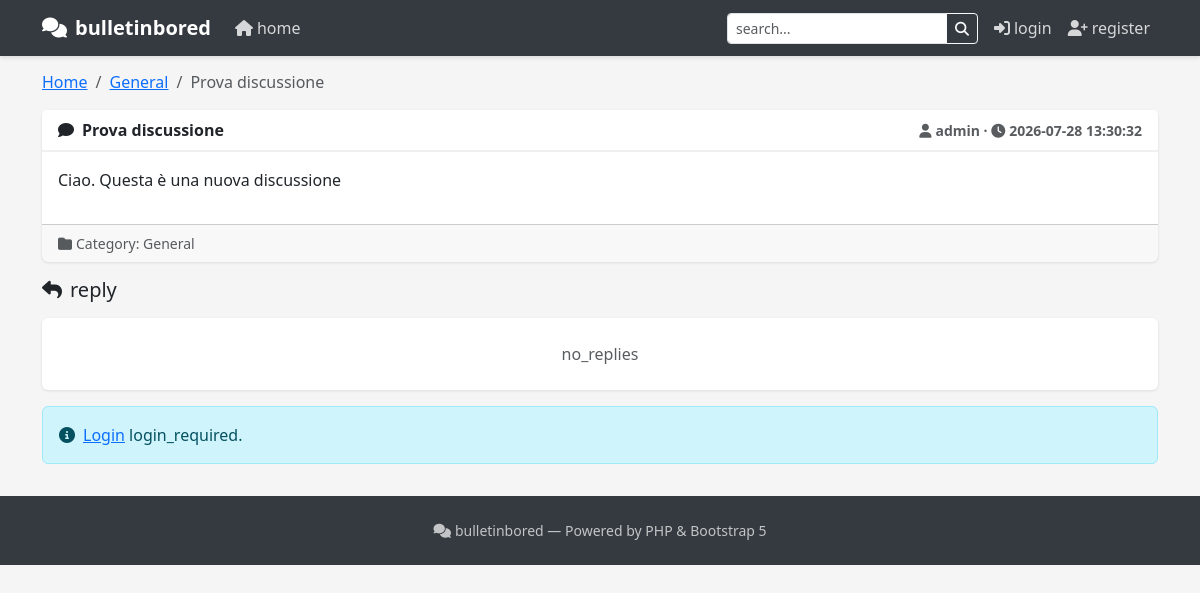
/thread/1-ciao, run on an earlier commit of the app's database.
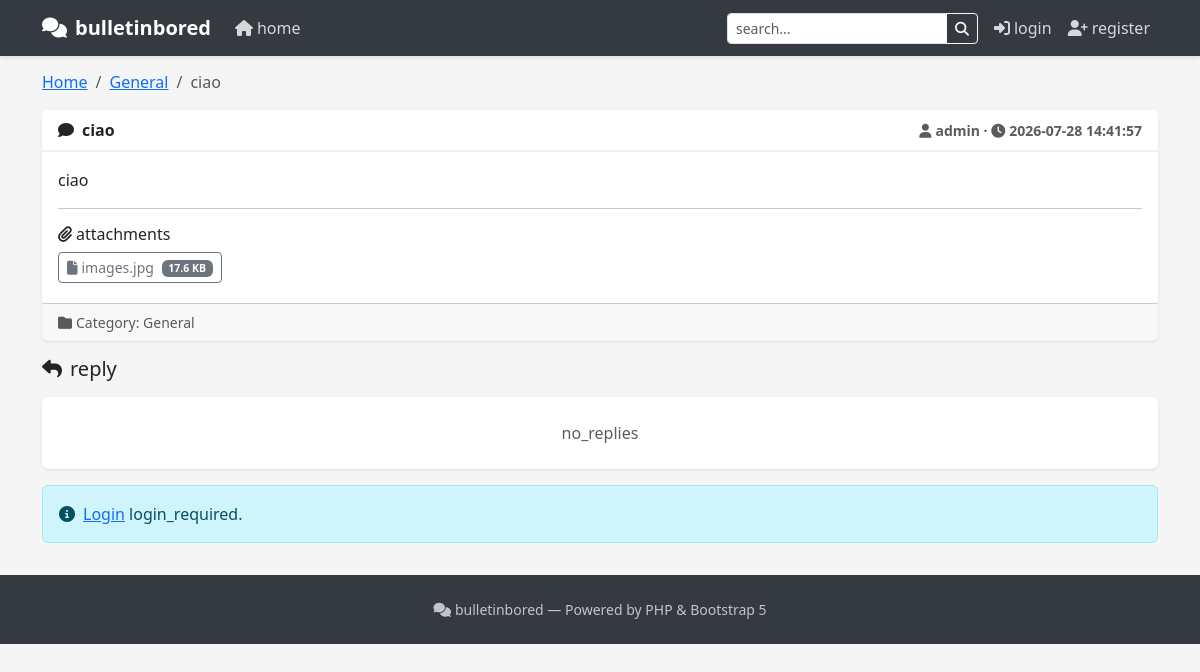
And on a later commit of the database.
### tables this page shows
CREATE TABLE threads (
                id INTEGER PRIMARY KEY AUTOINCREMENT,
                category_id INTEGER,
                user_id INTEGER,
                title TEXT NOT NULL,
                content TEXT,
                status TEXT DEFAULT 'visible',
                created_at DATETIME DEFAULT CURRENT_TIMESTAMP,
                updated_at DATETIME DEFAULT CURRENT_TIMESTAMP
            );

CREATE TABLE categories (
                id INTEGER PRIMARY KEY AUTOINCREMENT,
                name TEXT NOT NULL,
                description TEXT,
                position INTEGER DEFAULT 0
            );

CREATE TABLE users (
                id INTEGER PRIMARY KEY AUTOINCREMENT,
                username TEXT UNIQUE NOT NULL,
                password TEXT NOT NULL,
                email TEXT,
                role TEXT DEFAULT 'user',
                avatar TEXT,
                created_at DATETIME DEFAULT CURRENT_TIMESTAMP
            );

CREATE TABLE uploads (
                id INTEGER PRIMARY KEY AUTOINCREMENT,
                thread_id INTEGER,
                post_id INTEGER,
                user_id INTEGER,
                filename TEXT,
                original_name TEXT,
                size INTEGER,
                created_at DATETIME DEFAULT CURRENT_TIMESTAMP
            );

### config.php (called while the page is built)
<?php
$config = [
    'db_driver' => 'sqlite',
    'db_path' => __DIR__.'/data/database.sqlite',
    'db_host' => 'localhost',
    'db_name' => 'forum',
    'db_user' => 'root',
    'db_pass' => '',
    'site_name' => 'bulletinbored',
    'admin_user' => 'admin',
    'admin_pass' => 'changeme123',
    'mail_from' => 'noreply@bulletinbored.local',
    'mail_from_name' => 'bulletinbored',
    'mail_method' => 'mail',
    'theme' => 'default',
    'default_lang' => 'en',
    'available_langs' => ['en', 'it'],
    'avatar_max_size' => 2 * 1024 * 1024,
    'avatar_allowed_types' => ['image/jpeg', 'image/png', 'image/gif', 'image/webp'],
    'base_url' => '/forum-nuovo',
];

### lang/en.php (called while the page is built)
<?php
return [
    'site_name' => 'bulletinbored',
    'home' => 'Home',
    'login' => 'Login',
    'logout' => 'Logout',
    'register' => 'Register',
    'username' => 'Username',
    'password' => 'Password',
    'email' => 'Email',
    'new_thread' => 'New Thread',
    'create_thread' => 'Create a New Thread',
    'reply' => 'Post a Reply',
    'submit_reply' => 'Submit Reply',
    'edit_profile' => 'Edit Profile',
    'save_changes' => 'Save Changes',
    'profile' => 'Profile',
    'joined' => 'Joined',
    'threads_by' => 'Threads by',
    'no_threads' => 'No threads yet.',
    'no_replies' => 'No replies yet.',
    'login_required' => 'Login required',
    'invalid_credentials' => 'Invalid credentials',
    'welcome' => 'Welcome',
    'password_reset_request' => 'Password Reset Request',
    'password_reset_success' => 'Password Reset Successful',
    'search' => 'Search',
    'categories' => 'Categories',
    'recent_threads' => 'Recent Threads',
    'category' => 'Category',
    'admin_panel' => 'Admin Panel',
    'admin_required' => 'Admin required',
    'settings_saved' => 'Settings saved successfully',
    'thread_not_found' => 'Thread not found',
    'post_not_found' => 'Post not found',
    'delete_confirm' => 'Delete?',
    'cancel' => 'Cancel',
    'attachments' => 'Attachments',
    'optional' => 'Optional',
    'leave_blank_keep' => 'Leave blank to keep current',
    'title' => 'Title',
    'content' => 'Content',
    'created_at' => 'Created at',
    'updated_at' => 'Updated at',
    'watch' => 'Watch',
    'unwatch' => 'Unwatch',
    'notify_replies' => 'Notify me of replies',
    'reply_notification_subject' => 'New reply in: {title}',
    'reply_notification_body' => '<p>Hello {username},</p><p>There is a new reply in the thread <strong>{title}</strong> by <strong>{author}</strong>.</p><p><a href="{link}">View thread</a></p>',
];

### views/thread.php (the view, shortened to what the changed rows need)
<?php include __DIR__.'/header.php'; render_header(escape($thread['title'] ?? 'Thread')); ?>
    <nav aria-label="breadcrumb">
        <ol class="breadcrumb">
            <li class="breadcrumb-item"><a href="<?= url('home') ?>">Home</a></li>
            <li class="breadcrumb-item"><a href="<?= url('category', ['id' => $thread['category_id'] ?? 1]) ?>"><?= escape($thread['category_name'] ?? 'General') ?></a></li>
            <li class="breadcrumb-item active"><?= escape($thread['title'] ?? '') ?></li>
        </ol>
    </nav>
    <div class="card">
        <div class="card-header d-flex justify-content-between align-items-center">
            <span><i class="fas fa-comment me-2"></i><?= escape($thread['title'] ?? '') ?></span>
            <small class="text-muted">
                <i class="fas fa-user me-1"></i><?= escape($thread['author']) ?> &middot;
                <i class="fas fa-clock me-1"></i><?= escape($thread['created_at'] ?? '') ?>
            </small>
        </div>
        <div class="card-body">
            <p><?= nl2br(escape($thread['content'] ?? '')) ?></p>
            <?php
            $uploadsStmt = $pdo->prepare("SELECT * FROM uploads WHERE thread_id = ? AND post_id IS NULL ORDER BY created_at ASC");
            $uploadsStmt->execute([$_GET['id'] ?? 0]);
            $uploads = $uploadsStmt->fetchAll();
            if (!empty($uploads)): ?>
                <hr>
                <h6><i class="fas fa-paperclip me-1"></i><?= t('attachments') ?></h6>
                <?php foreach ($uploads as $upload): ?>
                    <a href="<?= base_url() ?>/uploads/<?= $upload['filename'] ?>" class="btn btn-outline-secondary btn-sm me-1 mb-1" download>
                        <i class="fas fa-file me-1"></i><?= escape($upload['original_name']) ?>
                        <span class="badge bg-secondary ms-1"><?= round($upload['size'] / 1024, 1) ?> KB</span>
                    </a>
                <?php endforeach; ?>
            <?php endif; ?>
        </div>
        <div class="card-footer text-muted small">
            <i class="fas fa-folder me-1"></i>Category: <?= escape($thread['category_name'] ?? 'General') ?>
        </div>
    </div>
    <h5 class="mb-3"><i class="fas fa-reply me-2"></i><?= t('reply') ?></h5>
    <?php if (empty($posts ?? [])): ?>
        <div class="card"><div class="card-body text-center py-4 text-muted"><?= t('no_replies') ?></div></div>
    <?php endif; ?>
    <?php if (function_exists('is_logged_in') && is_logged_in()): ?>
        <div class="card">
            <div class="card-header"><i class="fas fa-reply me-2"></i><?= t('reply') ?></div>
            <div class="card-body">
                <form method="POST" action="<?= url('reply') ?>">
                    <input type="hidden" name="csrf_token" value="<?= generate_csrf_token() ?>">
                    <input type="hidden" name="thread_id" value="<?= $thread['id'] ?? '' ?>">
                    <div class="mb-3"><textarea name="content" class="form-control" rows="4" required></textarea></div>
                    <button type="submit" class="btn btn-forum"><i class="fas fa-paper-plane me-1"></i><?= t('submit_reply') ?></button>
                </form>
            </div>
        </div>
    <?php else: ?>
        <div class="alert alert-info"><i class="fas fa-info-circle me-2"></i><a href="<?= url('login') ?>">Login</a> <?= t('login_required') ?>.</div>
    <?php endif; ?>

What changed in the data, as far as the page shows it:
changed threads "General": title "Prova discussione" → "ciao"; created_at "2026-07-28 13:30:32" → "2026-07-28 14:41:57"; content "Ciao. Questa è una nuova discussione" → "ciao"
added uploads: original_name "images.jpg", $upload['size']/1024 "17.6"
Also different on the page:
t('attachments'): (not shown) → "attachments"
